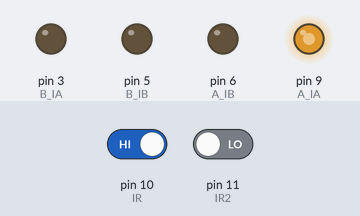
Bench run of a sketch on a simulated Arduino Uno, built with avr-gcc and run on an emulated ATmega328P. Shown: output pins drawn as LEDs (lit = HIGH). The inputs (shaded band) are chosen by the test bench; at power-on: pin 10 (IR) HIGH, pin 11 (IR2) LOW. What the sketch prints to the serial monitor is not drawn.

Above: at 1.2 s.
1.3 s: pin 10 (IR) driven LOW
At 2.5 s:
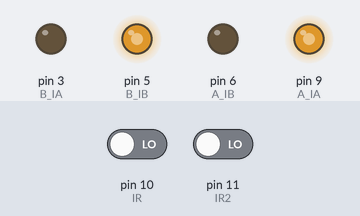
2.8 s: pin 11 (IR2) driven HIGH
At 3.7 s:
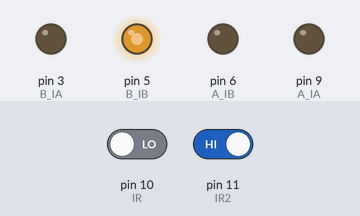
4.3 s: pin 10 (IR) driven HIGH
At 4.7 s:
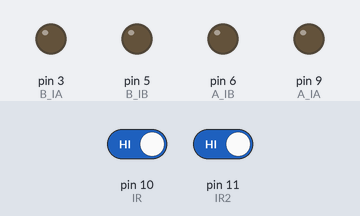
Timing chart, 0 to 7.3 s (numbered marks = the images above; inputs shaded):
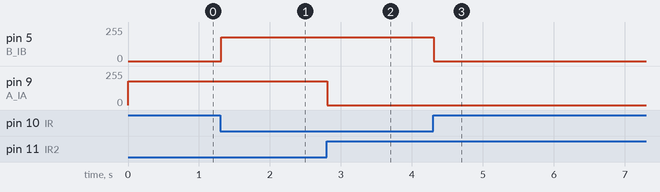

The sketch:

IR_RC_CAR.ino
```cpp
int A_IA = 9;
int A_IB = 6;
int B_IA = 3;
int B_IB = 5;
int IR = 10;
int IR2 = 11;

void forward1() {
  analogWrite(B_IA, 0); //
  analogWrite(B_IB, 180);
  analogWrite(A_IA, 180);
  analogWrite(A_IB, 0); //
}

void backward1() {
  analogWrite(B_IA, 150);
  analogWrite(B_IB, 0);
  analogWrite(A_IA, 0);
  analogWrite(A_IB, 150);
}

void turnleft() {
  analogWrite(B_IA, 0);
  analogWrite(B_IB, 180);
  analogWrite(A_IA, 0);
  analogWrite(A_IB, 0);
}

void turnright() {
  analogWrite(B_IA, 0);
  analogWrite(B_IB, 0);
  analogWrite(A_IA, 180);
  analogWrite(A_IB, 0);
}

void stopall() {
  analogWrite(9, 0);
  analogWrite(6, 0);
  analogWrite(3, 0);
  analogWrite(5, 0);
}

void setup() {
  pinMode(A_IA, OUTPUT);
  pinMode(A_IB, OUTPUT);
  pinMode(B_IA, OUTPUT);
  pinMode(B_IB, OUTPUT);
  pinMode(IR, INPUT);
  pinMode(IR2, INPUT);
  Serial.begin(9600);
}

void loop() {

  int IRsensor= digitalRead(IR);
  int IRsensor2= digitalRead(IR2);
  Serial.println(IRsensor);
  Serial.println(IRsensor2);
  if(IRsensor == LOW && IRsensor2 ==LOW) {
    forward1();
  }
  else if(IRsensor == HIGH && IRsensor2 == LOW){
    turnright();
  }
  else if(IRsensor == LOW && IRsensor2 == HIGH){
    turnleft();
  }
  else if(IRsensor == HIGH && IRsensor2 == HIGH){
    stopall();
  }
}
```

Measured:
- after the input at 1.3 s, pin 5 (B_IB): 0/255 → 180/255 at once
- after the input at 2.8 s, pin 9 (A_IA): 180/255 → 0/255 at once
- after the input at 4.3 s, pin 5 (B_IB): 180/255 → 0/255 at once
